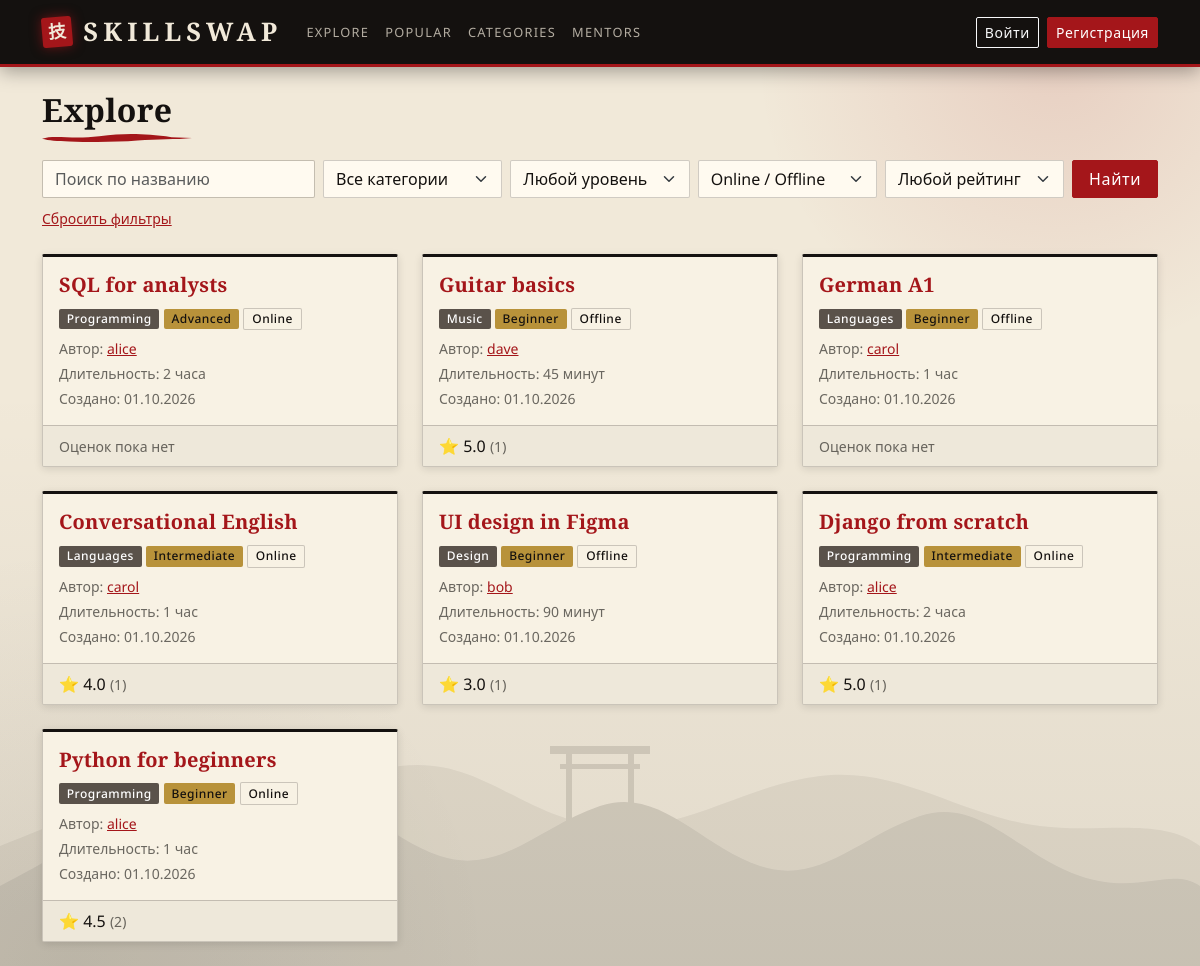
The page / on the database its author committed.
### skills/models.py (models this page shows, shortened)
class SkillOffer(models.Model):
    class Level(models.TextChoices):
        BEGINNER = 'beginner', 'Beginner'
        INTERMEDIATE = 'intermediate', 'Intermediate'
        ADVANCED = 'advanced', 'Advanced'
    class Format(models.TextChoices):
        ONLINE = 'online', 'Online'
        OFFLINE = 'offline', 'Offline'
    class Status(models.TextChoices):
        DRAFT = 'draft', 'Draft'
        PENDING = 'pending', 'Pending'
        PUBLISHED = 'published', 'Published'
        REJECTED = 'rejected', 'Rejected'
    title = models.CharField(max_length=255)
    description = models.TextField()
    image = models.ImageField(upload_to='offers/', blank=True, null=True)
    category = models.ForeignKey(Category, on_delete=models.CASCADE, related_name='offers')
    level = models.CharField(max_length=20, choices=Level.choices)
    format = models.CharField(max_length=20, choices=Format.choices)
    duration = models.CharField(max_length=100)
    author = models.ForeignKey(settings.AUTH_USER_MODEL, on_delete=models.CASCADE, related_name='offers')
    status = models.CharField(max_length=20, choices=Status.choices, default=Status.PENDING)
    created_at = models.DateTimeField(auto_now_add=True)
    class Meta:
        ordering = ['-created_at']

class Category(models.Model):
    name = models.CharField(max_length=100, unique=True)
    class Meta:
        verbose_name_plural = "Categories"

### accounts/models.py (models this page shows, shortened)
class User(AbstractUser):
    class Role(models.TextChoices):
        SUPERADMIN = 'superadmin', 'Супер админ'
        ADMIN = 'admin', 'Админ'
        USER = 'user', 'Юзер'
    role = models.CharField(max_length=20, choices=Role.choices, default=Role.USER)
    avatar = models.ImageField(upload_to='avatars/', blank=True, null=True)
    bio = models.TextField(max_length=500, blank=True)
    is_banned = models.BooleanField(default=False)

### skills/views.py (the view)
# urls.py: path('', offer_list, name='home'),
def offer_list(request):
    ensure_default_categories()
    offers = published_offers()
    category_id = request.GET.get('category')
    level = request.GET.get('level')
    fmt = request.GET.get('format')
    min_rating = request.GET.get('min_rating')
    search_query = request.GET.get('q')
    if category_id:
        offers = offers.filter(category_id=category_id)
    if level:
        offers = offers.filter(level=level)
    if fmt:
        offers = offers.filter(format=fmt)
    if min_rating and min_rating.isdigit():
        offers = offers.filter(avg_rating__gte=int(min_rating))
    if search_query:
        offers = offers.filter(title__icontains=search_query)
    return render(request, 'skills/offer_list.html', {
        'offers': offers,
        'categories': Category.objects.all(),
        'levels': SkillOffer.Level.choices,
        'formats': SkillOffer.Format.choices,
    })

### skills/views.py (called while the page is built)
def ensure_default_categories():
    if not Category.objects.exists():
        for name in DEFAULT_CATEGORIES:
            Category.objects.create(name=name)

def published_offers():
    return (SkillOffer.objects.filter(status=SkillOffer.Status.PUBLISHED).select_related('author', 'category')
        .annotate(
            avg_rating=Avg('reviews__rating'),
            reviews_count=Count('reviews', distinct=True),
        ).order_by('-created_at')
    )

### templates/skills/offer_list.html (shortened to what this page needs)
{% extends 'base.html' %}
{% block content %}
<h2 class="mb-3">{{ title|default:"Explore" }}</h2>
{% if not title %}
<form method="get" action="{% url 'home' %}" class="row g-2 mb-4">
  <div class="col-md-3">
    <input type="text" name="q" class="form-control" placeholder="Поиск по названию"
           value="{{ request.GET.q }}">
  </div>
  <div class="col-md-2">
    <select name="category" class="form-select">
      <option value="">Все категории</option>
    </select>
  </div>
  <div class="col-md-2">
    <select name="level" class="form-select">
      <option value="">Любой уровень</option>
    </select>
  </div>
  <div class="col-md-2">
    <select name="format" class="form-select">
      <option value="">Online / Offline</option>
    </select>
  </div>
  <div class="col-md-2">
    <select name="min_rating" class="form-select">
      <option value="">Любой рейтинг</option>
    </select>
  </div>
  <div class="col-md-1 d-grid">
    <button type="submit" class="btn btn-primary">Найти</button>
  </div>
  <div class="col-12">
    <a href="{% url 'home' %}" class="small">Сбросить фильтры</a>
  </div>
</form>
{% endif %}
<div class="row row-cols-1 row-cols-md-2 row-cols-lg-3 g-4">
  {% for offer in offers %}
    <div class="col">
      <div class="card h-100">
        <div class="card-body">
          <h5 class="card-title">
            <a href="{% url 'offer_detail' offer.pk %}" class="text-decoration-none">{{ offer.title }}</a>
          </h5>
          <p class="mb-2">
            <span class="badge bg-secondary">{{ offer.category.name }}</span>
            <span class="badge bg-info text-dark">{{ offer.get_level_display }}</span>
            <span class="badge bg-light text-dark border">{{ offer.get_format_display }}</span>
          </p>
          <p class="card-text text-muted small mb-1">
            Автор:
            <a href="{% url 'public_profile' offer.author.username %}">{{ offer.author.username }}</a>
          </p>
          <p class="card-text text-muted small mb-1">Длительность: {{ offer.duration }}</p>
          <p class="card-text text-muted small mb-0">Создано: {{ offer.created_at|date:"d.m.Y" }}</p>
        </div>
        <div class="card-footer">
          {% if offer.avg_rating %}
            ⭐ {{ offer.avg_rating|floatformat:1 }}
            <span class="text-muted small">({{ offer.reviews_count }})</span>
          {% else %}
            <span class="text-muted small">Оценок пока нет</span>
          {% endif %}
        </div>
      </div>
    </div>
  {% empty %}
    <div class="col-12">
      <div class="alert alert-light border">Предложений не найдено.</div>
    </div>
  {% endfor %}
</div>
{% endblock %}

### templates/base.html (shortened to what this page needs)
{% load static %}
<!DOCTYPE html>
<html lang="ru">
<head>
  <link href="https://cdn.jsdelivr.net/npm/bootstrap@5.3.3/dist/css/bootstrap.min.css" rel="stylesheet">
  <link rel="stylesheet" href="{% static 'style.css' %}">
</head>
<body>
<nav class="navbar navbar-expand-lg navbar-dark bg-dark">
  <div class="container">
    <a class="navbar-brand" href="{% url 'home' %}">SkillSwap</a>
    <div class="collapse navbar-collapse" id="menu">
      <ul class="navbar-nav me-auto">
        <li class="nav-item"><a class="nav-link" href="{% url 'home' %}">Explore</a></li>
        <li class="nav-item"><a class="nav-link" href="{% url 'popular' %}">Popular</a></li>
        <li class="nav-item"><a class="nav-link" href="{% url 'categories' %}">Categories</a></li>
        <li class="nav-item"><a class="nav-link" href="{% url 'mentors' %}">Mentors</a></li>
      </ul>
      <div class="d-flex align-items-center gap-2">
        {% if user.is_authenticated %}
          <a class="btn btn-success btn-sm" href="{% url 'offer_create' %}">+ Новое предложение</a>
          <span class="navbar-text text-light">{{ user.username }}</span>
          <form method="post" action="{% url 'logout' %}" class="m-0">
            {% csrf_token %}
            <button type="submit" class="btn btn-outline-light btn-sm">Выйти</button>
          </form>
        {% else %}
          <a class="btn btn-outline-light btn-sm" href="{% url 'login' %}">Войти</a>
          <a class="btn btn-primary btn-sm" href="{% url 'register' %}">Регистрация</a>
        {% endif %}
      </div>
    </div>
  </div>
</nav>
<main class="container my-4">
  {% block content %}{% endblock %}
</main>
</body>
</html>

### static/style.css (style rules this page uses)
:root { --crimson: #a4161a; --crimson-dark: #7a1013; --gold: #b8923a; --bamboo: #46603f; --bg: #f1e9d9; --surface: #f8f2e4; --field: #fffaf0; --text: #14110f; --muted: rgba(20, 17, 15, 0.62); --line: rgba(20, 17, 15, 0.2); --nav-bg: #14110f; --card-top: #14110f; --glow: rgba(164, 22, 26, 0.12); --mist: rgba(20, 17, 15, 0.07); --range: #14110f; --range-opacity: 0.12; --font-display: 'Cormorant Garamond', 'Noto Serif', Georgia, serif; --font-body: 'Noto Sans', system-ui, -apple-system, 'Segoe UI', sans-serif; --bs-body-bg: var(--bg); --bs-body-color: var(--text); --bs-body-font-family: var(--font-body); --bs-border-color: var(--line); --bs-border-radius: 2px; --bs-border-radius-sm: 2px; --bs-border-radius-lg: 4px; --bs-link-color: var(--crimson); --bs-link-color-rgb: 164, 22, 26; --bs-link-hover-color: var(--crimson-dark); --bs-link-hover-color-rgb: 122, 16, 19; --bs-primary-rgb: 164, 22, 26; --bs-danger-rgb: 164, 22, 26; --bs-success-rgb: 70, 96, 63; --bs-info-rgb: 184, 146, 58; --bs-warning-rgb: 184, 146, 58; --bs-secondary-rgb: 90, 82, 74; --bs-dark-rgb: 20, 17, 15; --bs-light-rgb: 248, 242, 228; }
html { scrollbar-color: var(--crimson) var(--bg); }
body { background-color: var(--bg); background-image: radial-gradient(circle at 88% 6%, var(--glow) 0, transparent 300px), radial-gradient(circle at 6% 100%, var(--mist) 0, transparent 420px), linear-gradient(180deg, transparent 40%, var(--mist) 100%); background-attachment: fixed; min-height: 100vh; }
body::after { content: ''; position: fixed; left: 0; right: 0; bottom: 0; height: 240px; background-color: var(--range); opacity: var(--range-opacity); -webkit-mask-image: var(--mountains); mask-image: var(--mountains); -webkit-mask-repeat: repeat-x; mask-repeat: repeat-x; -webkit-mask-position: bottom; mask-position: bottom; -webkit-mask-size: auto 100%; mask-size: auto 100%; pointer-events: none; z-index: -1; }
main.container { min-height: 70vh; animation: rise 0.5s ease both; }
h1, h2, h3, h4, h5, h6, .card-title { font-family: var(--font-display); font-weight: 700; letter-spacing: 0.01em; }
main h2 { position: relative; padding-bottom: 0.9rem; }
main h2::after { content: ''; position: absolute; left: 0; bottom: 0; width: 150px; height: 12px; background: var(--brush) no-repeat left center / 100% 100%; }
.navbar.navbar-dark { background-color: var(--nav-bg) !important; border-bottom: 3px solid var(--crimson); box-shadow: 0 4px 18px rgba(0, 0, 0, 0.35); --bs-navbar-color: rgba(241, 233, 217, 0.72); --bs-navbar-hover-color: #ffffff; --bs-navbar-active-color: var(--gold); }
.navbar-brand { display: flex; align-items: center; gap: 0.7rem; font-family: var(--font-display); font-size: 1.6rem; font-weight: 700; letter-spacing: 0.2em; text-transform: uppercase; color: #f1e9d9; }
.navbar-brand::before { content: '技'; display: inline-grid; place-items: center; width: 30px; height: 30px; font-family: 'Shippori Mincho', serif; font-size: 1.1rem; font-weight: 700; letter-spacing: 0; color: #f1e9d9; background: var(--crimson); border-radius: 3px; transform: rotate(-5deg); box-shadow: 0 0 12px rgba(164, 22, 26, 0.6); }
.navbar .nav-link { position: relative; font-size: 0.8rem; letter-spacing: 0.1em; text-transform: uppercase; }
.navbar .nav-link::after { content: ''; position: absolute; left: 0.5rem; right: 0.5rem; bottom: 2px; height: 2px; background: var(--crimson); transform: scaleX(0); transition: transform 0.2s ease; }
.card { --bs-card-bg: var(--surface); --bs-card-border-color: var(--line); --bs-card-cap-bg: rgba(128, 118, 106, 0.08); border-top: 3px solid var(--card-top); box-shadow: 0 2px 8px rgba(0, 0, 0, 0.12); }
.card.h-100 { transition: transform 0.18s ease, box-shadow 0.18s ease, border-top-color 0.18s ease; }
.btn { letter-spacing: 0.04em; font-weight: 500; }
.btn-primary { --bs-btn-bg: var(--crimson); --bs-btn-border-color: var(--crimson); --bs-btn-hover-bg: var(--crimson-dark); --bs-btn-hover-border-color: var(--crimson-dark); --bs-btn-active-bg: #5e0c0f; --bs-btn-active-border-color: #5e0c0f; --bs-btn-disabled-bg: var(--crimson); --bs-btn-disabled-border-color: var(--crimson); }
.form-control, .form-select { background-color: var(--field); border: 1px solid var(--line); }
.badge { border-radius: 2px; font-weight: 500; letter-spacing: 0.04em; }
.text-muted { color: var(--muted) !important; }

### rows shown on the page
SkillOffer: title "SQL for analysts", category.name "Programming", level "Advanced", format "Online", author.username "alice", duration "2 часа", created_at "01.10.2026", shows "Оценок пока нет"
SkillOffer: title "Guitar basics", category.name "Music", level "Beginner", format "Offline", author.username "dave", duration "45 минут", created_at "01.10.2026", avg_rating "5.0", reviews_count "1"
SkillOffer: title "German A1", category.name "Languages", level "Beginner", format "Offline", author.username "carol", duration "1 час", created_at "01.10.2026", shows "Оценок пока нет"
SkillOffer: title "Conversational English", category.name "Languages", level "Intermediate", format "Online", author.username "carol", duration "1 час", created_at "01.10.2026", avg_rating "4.0", reviews_count "1"
SkillOffer: title "UI design in Figma", category.name "Design", level "Beginner", format "Offline", author.username "bob", duration "90 минут", created_at "01.10.2026", avg_rating "3.0", reviews_count "1"
SkillOffer: title "Django from scratch", category.name "Programming", level "Intermediate", format "Online", author.username "alice", duration "2 часа", created_at "01.10.2026", avg_rating "5.0", reviews_count "1"
SkillOffer: title "Python for beginners", category.name "Programming", level "Beginner", format "Online", author.username "alice", duration "1 час", created_at "01.10.2026", avg_rating "4.5", reviews_count "2"

### other values the page prints
{{ title|default:"Explore" }} "Explore"
